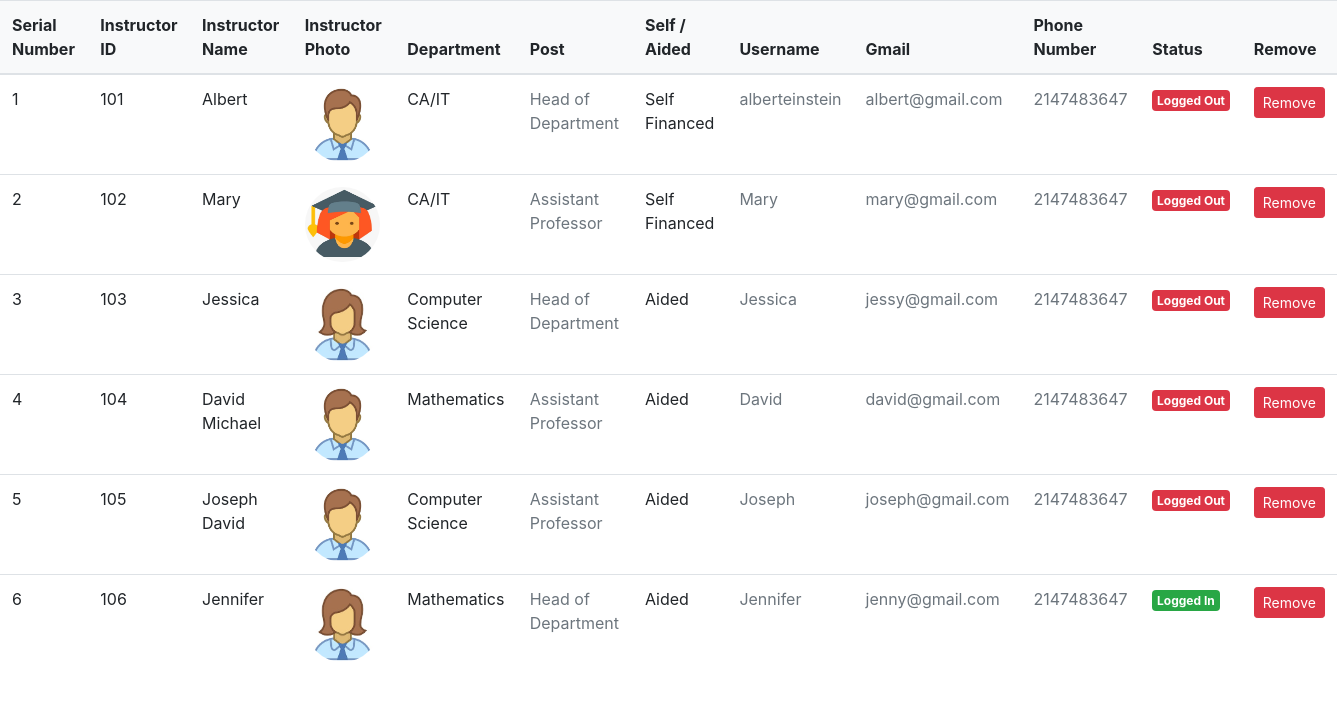
Page /admin/instructor-management.php on the committed database.
### tables this page shows
CREATE TABLE `instructor` (
  `id` int(45) NOT NULL,
  `instructor_id` varchar(500) NOT NULL,
  `instructor_name` varchar(500) NOT NULL,
  `dob` date NOT NULL,
  `phone_number` int(10) NOT NULL,
  `files` varchar(50) NOT NULL,
  `department` varchar(500) NOT NULL,
  `post` varchar(500) NOT NULL,
  `batch` varchar(50) NOT NULL,
  `gender` varchar(6) NOT NULL,
  `username` varchar(100) NOT NULL,
  `gmail` varchar(100) NOT NULL,
  `passwords` varchar(8) NOT NULL,
  `created_at` timestamp NOT NULL DEFAULT current_timestamp(),
  `devices` tinyint(4) NOT NULL
);

### admin/instructor-management.php (the view, shortened to what this page needs)
<!DOCTYPE html>
<html>
<head>
    <link rel="stylesheet" href="https://cdn.jsdelivr.net/npm/bootstrap@4.0.0/dist/css/bootstrap.min.css">
</head>
<body>
    <table class="table align-middle mb-0 bg-white table-hover">
        <thead class="bg-light">
          <tr>
            <th>Serial Number</th>
            <th>Instructor ID</th>
            <th>Instructor Name</th>
            <th>Instructor Photo</th>
            <th>Department</th>
            <th>Post</th>
            <th>Self / Aided</th>
            <th>Username</th>
            <th>Gmail</th>
            <th>Phone Number</th>
            <th>Status</th>
            <th>Remove</th>
          </tr>
        </thead>
        <tbody>
        <?php
            include_once('../dbconfig.php');
            if($connection)
            {
                $count=1;
                $query='select * from instructor';
                $result=mysqli_query($connection,$query);
                while($row=mysqli_fetch_array($result))
                {
                    $file='http://localhost/online_examination_with_security/instructor/upload/'.$row[5];
        ?>
          <tr>
             <td>
                <?php echo($count); ?>
            </td>
            <td>
                <div class="ms-3">
                  <p class="fw-bold mb-1"><?php echo($row[1]); ?></p>
                </div>
            </td>
            <td>
                <div class="ms-3">
                  <p class="fw-bold mb-1"><?php echo($row[2]); ?></p>
                </div>
            </td>
            <td>
              <div class="d-flex align-items-center">
                <img
                    src="<?php echo($file); ?>"
                    alt=""
                    style="width: 75px; height: 75px; object-fit: fill;"
                    class="rounded-circle"
                    />
              </div>
            </td>
            <td>
                <div class="ms-3">
                  <p class="fw-bold mb-1"><?php echo($row[6]); ?></p>
                </div>
            </td>
            <td>
                <div class="ms-3">
                  <p class="text-muted mb-0"><?php echo($row[7]); ?></p>
                </div>
            </td>
            <td>
              <p class="fw-normal mb-1"><?php echo($row[8]); ?></p>
            </td>
            <td>
              <p class="text-muted mb-0"><?php echo($row[10]); ?></p>
            </td>
            <td>
              <p class="text-muted mb-0"><?php echo($row[11]); ?></p>
            </td>
            <td>
              <p class="text-muted mb-0"><?php echo($row[4]); ?></p>
            </td>
        <?php
        if($row[14]==1)
        {
        ?>
            <td>
              <span class="badge badge-success rounded-pill d-inline">Logged In</span>
            </td>
        <?php
        }
        else
        {
        ?>
            <td>
              <span class="badge badge-danger rounded-pill d-inline">Logged Out</span>
            </td>
        <?php
        }
        ?>
            <td>
              <form action="" method="post">
                <button type="submit" class="btn btn-sm btn-danger">Remove</button>
              </form>
            </td>
          </tr>
        <?php
              $count=$count+1;
                }
            }
            else
            {
                die('could not connect with database'.mysqli_connect_error());
            }
        ?>
        </tbody>
      </table>
</body>
</html>

### rows in the picture
instructor: instructor "101", instructor_name "Albert", files (picture), department "CA/IT", post "Head of Department", batch "Self Financed", username "alberteinstein", gmail "albert@gmail.com", phone_number "2147483647", devices "Logged Out"
instructor: instructor "102", instructor_name "Mary", files (picture), department "CA/IT", post "Assistant Professor", batch "Self Financed", username "Mary", gmail "mary@gmail.com", phone_number "2147483647", devices "Logged Out"
instructor: instructor "103", instructor_name "Jessica", files (picture), department "Computer Science", post "Head of Department", batch "Aided", username "Jessica", gmail "jessy@gmail.com", phone_number "2147483647", devices "Logged Out"
instructor: instructor "104", instructor_name "David Michael", files (picture), department "Mathematics", post "Assistant Professor", batch "Aided", username "David", gmail "david@gmail.com", phone_number "2147483647", devices "Logged Out"
instructor: instructor "105", instructor_name "Joseph David", files (picture), department "Computer Science", post "Assistant Professor", batch "Aided", username "Joseph", gmail "joseph@gmail.com", phone_number "2147483647", devices "Logged Out"
instructor: instructor "106", instructor_name "Jennifer", files (picture), department "Mathematics", post "Head of Department", batch "Aided", username "Jennifer", gmail "jenny@gmail.com", phone_number "2147483647", devices "Logged In"
